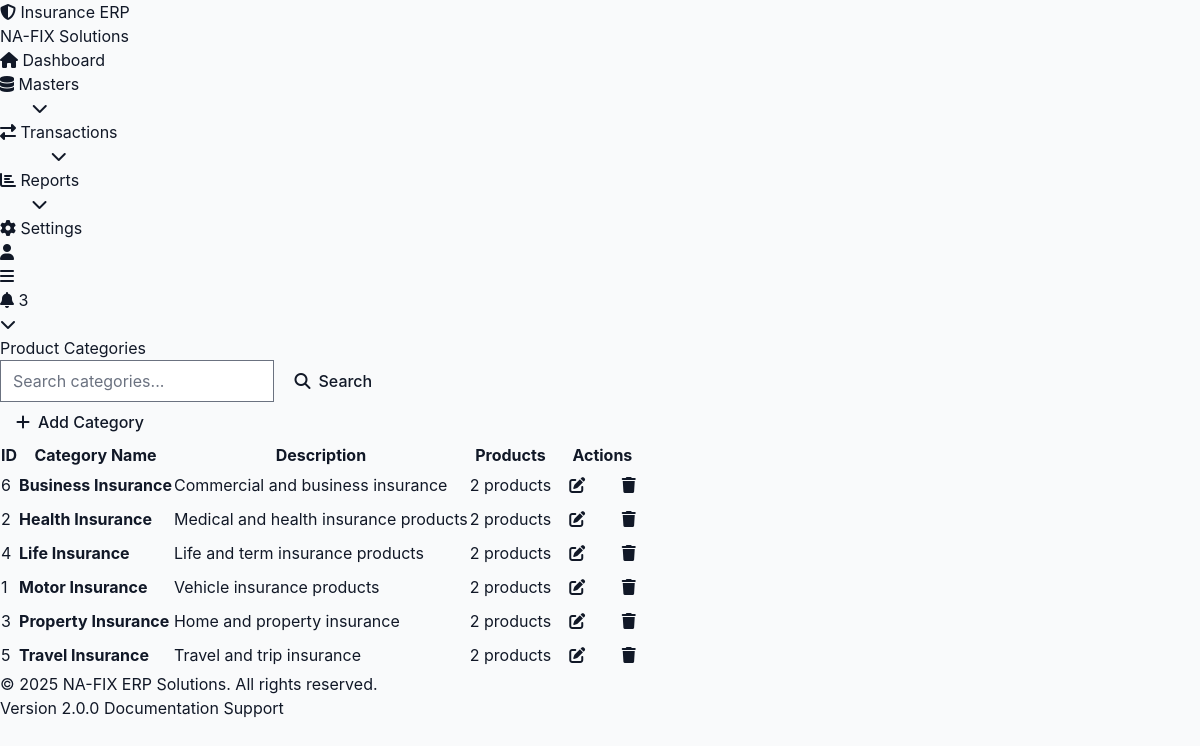
Page /index.php/categories on the committed database.
### tables this page shows
CREATE TABLE IF NOT EXISTS `category_list` (
  `category_id` int(11) NOT NULL AUTO_INCREMENT,
  `category_name` varchar(255) NOT NULL,
  `description` text,
  `status` tinyint(1) DEFAULT 1,
  PRIMARY KEY (`category_id`)
);

### application/controllers/Categories.php (called while the page is built, shortened)
<?php
class Categories extends CI_Controller {
    public function __construct() {
        $this->load->model('Category_model');
    }
    public function index() {
        $page = $this->input->get('page') ?? 1;
        $search = $this->input->get('search') ?? '';
        $result = $this->Category_model->get_paginated(25, $page, $search);
        $data = [
            'page_title' => 'Product Categories',
            'categories' => $result->data,
            'pagination' => $result,
            'search' => $search,
            'main_content' => 'categories/index'
        ];
        $this->load->view('templates/modern_layout', $data);
    }
}

### index.php (called while the page is built, shortened)
<?php
require_once BASEPATH.'core/CodeIgniter.php';

### application/models/Category_model.php (called while the page is built, shortened)
<?php
class Category_model extends MY_Model {
    protected $table = 'category_list';
    public function get_paginated($per_page = 25, $page = 1, $search = '') {
        $offset = ($page - 1) * $per_page;
        $this->db->select('*');
        $this->db->from($this->table);
        $total = $this->db->count_all_results('', false);
        $this->db->limit($per_page, $offset);
        $this->db->order_by('category_name', 'ASC');
        $data = $this->db->get()->result();
        return (object) [
            'data' => $data,
            'total' => $total,
            'per_page' => $per_page,
            'current_page' => $page,
            'total_pages' => ceil($total / $per_page)
        ];
    }
}

### application/views/categories/index.php (the view, shortened to what this page needs)
<div class="flex justify-between items-center mb-6">
    <div class="flex gap-4">
        <form method="get" action="<?php echo base_url('categories'); ?>" class="flex gap-2">
            <input type="text"
                   name="search"
                   value="<?php echo htmlspecialchars($search); ?>"
                   placeholder="Search categories..."
                   class="px-4 py-2 border border-gray-300 rounded-lg focus:ring-2 focus:ring-primary-500">
            <button type="submit" class="btn btn-secondary">
                <i class="fas fa-search"></i> Search
            </button>
        </form>
    </div>
    <div class="flex gap-2">
        <a href="<?php echo base_url('categories/add'); ?>" class="btn btn-primary">
            <i class="fas fa-plus"></i> Add Category
        </a>
    </div>
</div>
<div class="overflow-x-auto">
        <?php if (empty($categories)): ?>
            <tr>
                <td colspan="5" class="text-center py-8 text-gray-500">
                    <i class="fas fa-folder text-4xl mb-2"></i>
                    <p>No categories found</p>
                </td>
            </tr>
        <?php else: ?>
            <?php foreach ($categories as $category): ?>
                <?php
                $this->db->where('category_id', $category->category_id);
                $product_count = $this->db->count_all_results('product_information');
                ?>
                <tr>
                    <td><?php echo $category->category_id; ?></td>
                    <td><strong><?php echo htmlspecialchars($category->category_name); ?></strong></td>
                    <td><?php echo htmlspecialchars($category->description ?? '-'); ?></td>
                    <td>
                        <?php if ($product_count > 0): ?>
                            <span class="badge badge-info"><?php echo $product_count; ?> products</span>
                        <?php else: ?>
                            <span class="text-gray-500">No products</span>
                        <?php endif; ?>
                    </td>
                    <td>
                        <div class="flex gap-2">
                            <a href="<?php echo base_url('categories/edit/' . $category->category_id); ?>"
                               class="btn btn-sm btn-primary" title="Edit">
                                <i class="fas fa-edit"></i>
                            </a>
                            <button onclick="confirmDelete(<?php echo $category->category_id; ?>, '<?php echo addslashes($category->category_name); ?>', <?php echo $product_count; ?>)"
                                    class="btn btn-sm btn-danger" title="Delete">
                                <i class="fas fa-trash"></i>
                            </button>
                        </div>
                    </td>
                </tr>
            <?php endforeach; ?>
        <?php endif; ?>
</div>

### rows in the picture
category_list: category_id "6", category_name "Business Insurance", description "Commercial and business insurance", product_count "2"
category_list: category_id "2", category_name "Health Insurance", description "Medical and health insurance products", product_count "2"
category_list: category_id "4", category_name "Life Insurance", description "Life and term insurance products", product_count "2"
category_list: category_id "1", category_name "Motor Insurance", description "Vehicle insurance products", product_count "2"
category_list: category_id "3", category_name "Property Insurance", description "Home and property insurance", product_count "2"
category_list: category_id "5", category_name "Travel Insurance", description "Travel and trip insurance", product_count "2"

### other values in the picture
$title "Product Categories"
$header "ID"
$header "Category Name"
$header "Description"
$header "Products"
$header "Actions"
